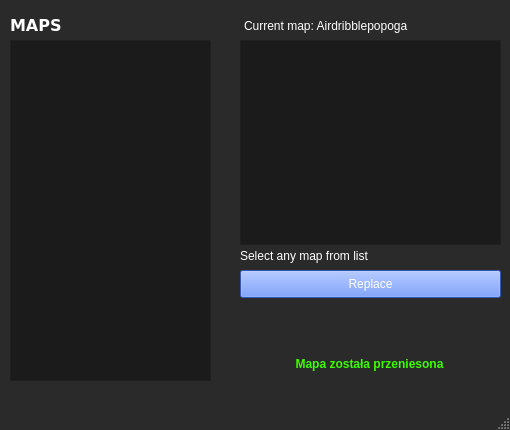
<?xml version="1.0" encoding="UTF-8"?>
<ui version="4.0">
 <class>MainWindow</class>
 <widget class="QMainWindow" name="MainWindow">
  <property name="geometry">
   <rect>
    <x>0</x>
    <y>0</y>
    <width>510</width>
    <height>430</height>
   </rect>
  </property>
  <property name="minimumSize">
   <size>
    <width>510</width>
    <height>430</height>
   </size>
  </property>
  <property name="maximumSize">
   <size>
    <width>510</width>
    <height>430</height>
   </size>
  </property>
  <property name="palette">
   <palette>
    <active>
     <colorrole role="WindowText">
      <brush brushstyle="SolidPattern">
       <color alpha="255">
        <red>255</red>
        <green>255</green>
        <blue>255</blue>
       </color>
      </brush>
     </colorrole>
     <colorrole role="Button">
      <brush brushstyle="SolidPattern">
       <color alpha="255">
        <red>42</red>
        <green>42</green>
        <blue>42</blue>
       </color>
      </brush>
     </colorrole>
     <colorrole role="Light">
      <brush brushstyle="SolidPattern">
       <color alpha="255">
        <red>63</red>
        <green>63</green>
        <blue>63</blue>
       </color>
      </brush>
     </colorrole>
     <colorrole role="Midlight">
      <brush brushstyle="SolidPattern">
       <color alpha="255">
        <red>52</red>
        <green>52</green>
        <blue>52</blue>
       </color>
      </brush>
     </colorrole>
     <colorrole role="Dark">
      <brush brushstyle="SolidPattern">
       <color alpha="255">
        <red>21</red>
        <green>21</green>
        <blue>21</blue>
       </color>
      </brush>
     </colorrole>
     <colorrole role="Mid">
      <brush brushstyle="SolidPattern">
       <color alpha="255">
        <red>28</red>
        <green>28</green>
        <blue>28</blue>
       </color>
      </brush>
     </colorrole>
     <colorrole role="Text">
      <brush brushstyle="SolidPattern">
       <color alpha="255">
        <red>255</red>
        <green>255</green>
        <blue>255</blue>
       </color>
      </brush>
     </colorrole>
     <colorrole role="BrightText">
      <brush brushstyle="SolidPattern">
       <color alpha="255">
        <red>255</red>
        <green>255</green>
        <blue>255</blue>
       </color>
      </brush>
     </colorrole>
     <colorrole role="ButtonText">
      <brush brushstyle="SolidPattern">
       <color alpha="255">
        <red>255</red>
        <green>255</green>
        <blue>255</blue>
       </color>
      </brush>
     </colorrole>
     <colorrole role="Base">
      <brush brushstyle="SolidPattern">
       <color alpha="255">
        <red>27</red>
        <green>27</green>
        <blue>27</blue>
       </color>
      </brush>
     </colorrole>
     <colorrole role="Window">
      <brush brushstyle="SolidPattern">
       <color alpha="255">
        <red>42</red>
        <green>42</green>
        <blue>42</blue>
       </color>
      </brush>
     </colorrole>
     <colorrole role="Shadow">
      <brush brushstyle="SolidPattern">
       <color alpha="255">
        <red>0</red>
        <green>0</green>
        <blue>0</blue>
       </color>
      </brush>
     </colorrole>
     <colorrole role="AlternateBase">
      <brush brushstyle="SolidPattern">
       <color alpha="255">
        <red>21</red>
        <green>21</green>
        <blue>21</blue>
       </color>
      </brush>
     </colorrole>
     <colorrole role="ToolTipBase">
      <brush brushstyle="SolidPattern">
       <color alpha="255">
        <red>255</red>
        <green>255</green>
        <blue>220</blue>
       </color>
      </brush>
     </colorrole>
     <colorrole role="ToolTipText">
      <brush brushstyle="SolidPattern">
       <color alpha="255">
        <red>0</red>
        <green>0</green>
        <blue>0</blue>
       </color>
      </brush>
     </colorrole>
    </active>
    <inactive>
     <colorrole role="WindowText">
      <brush brushstyle="SolidPattern">
       <color alpha="255">
        <red>255</red>
        <green>255</green>
        <blue>255</blue>
       </color>
      </brush>
     </colorrole>
     <colorrole role="Button">
      <brush brushstyle="SolidPattern">
       <color alpha="255">
        <red>42</red>
        <green>42</green>
        <blue>42</blue>
       </color>
      </brush>
     </colorrole>
     <colorrole role="Light">
      <brush brushstyle="SolidPattern">
       <color alpha="255">
        <red>63</red>
        <green>63</green>
        <blue>63</blue>
       </color>
      </brush>
     </colorrole>
     <colorrole role="Midlight">
      <brush brushstyle="SolidPattern">
       <color alpha="255">
        <red>52</red>
        <green>52</green>
        <blue>52</blue>
       </color>
      </brush>
     </colorrole>
     <colorrole role="Dark">
      <brush brushstyle="SolidPattern">
       <color alpha="255">
        <red>21</red>
        <green>21</green>
        <blue>21</blue>
       </color>
      </brush>
     </colorrole>
     <colorrole role="Mid">
      <brush brushstyle="SolidPattern">
       <color alpha="255">
        <red>28</red>
        <green>28</green>
        <blue>28</blue>
       </color>
      </brush>
     </colorrole>
     <colorrole role="Text">
      <brush brushstyle="SolidPattern">
       <color alpha="255">
        <red>255</red>
        <green>255</green>
        <blue>255</blue>
       </color>
      </brush>
     </colorrole>
     <colorrole role="BrightText">
      <brush brushstyle="SolidPattern">
       <color alpha="255">
        <red>255</red>
        <green>255</green>
        <blue>255</blue>
       </color>
      </brush>
     </colorrole>
     <colorrole role="ButtonText">
      <brush brushstyle="SolidPattern">
       <color alpha="255">
        <red>255</red>
        <green>255</green>
        <blue>255</blue>
       </color>
      </brush>
     </colorrole>
     <colorrole role="Base">
      <brush brushstyle="SolidPattern">
       <color alpha="255">
        <red>27</red>
        <green>27</green>
        <blue>27</blue>
       </color>
      </brush>
     </colorrole>
     <colorrole role="Window">
      <brush brushstyle="SolidPattern">
       <color alpha="255">
        <red>42</red>
        <green>42</green>
        <blue>42</blue>
       </color>
      </brush>
     </colorrole>
     <colorrole role="Shadow">
      <brush brushstyle="SolidPattern">
       <color alpha="255">
        <red>0</red>
        <green>0</green>
        <blue>0</blue>
       </color>
      </brush>
     </colorrole>
     <colorrole role="AlternateBase">
      <brush brushstyle="SolidPattern">
       <color alpha="255">
        <red>21</red>
        <green>21</green>
        <blue>21</blue>
       </color>
      </brush>
     </colorrole>
     <colorrole role="ToolTipBase">
      <brush brushstyle="SolidPattern">
       <color alpha="255">
        <red>255</red>
        <green>255</green>
        <blue>220</blue>
       </color>
      </brush>
     </colorrole>
     <colorrole role="ToolTipText">
      <brush brushstyle="SolidPattern">
       <color alpha="255">
        <red>0</red>
        <green>0</green>
        <blue>0</blue>
       </color>
      </brush>
     </colorrole>
    </inactive>
    <disabled>
     <colorrole role="WindowText">
      <brush brushstyle="SolidPattern">
       <color alpha="255">
        <red>21</red>
        <green>21</green>
        <blue>21</blue>
       </color>
      </brush>
     </colorrole>
     <colorrole role="Button">
      <brush brushstyle="SolidPattern">
       <color alpha="255">
        <red>42</red>
        <green>42</green>
        <blue>42</blue>
       </color>
      </brush>
     </colorrole>
     <colorrole role="Light">
      <brush brushstyle="SolidPattern">
       <color alpha="255">
        <red>63</red>
        <green>63</green>
        <blue>63</blue>
       </color>
      </brush>
     </colorrole>
     <colorrole role="Midlight">
      <brush brushstyle="SolidPattern">
       <color alpha="255">
        <red>52</red>
        <green>52</green>
        <blue>52</blue>
       </color>
      </brush>
     </colorrole>
     <colorrole role="Dark">
      <brush brushstyle="SolidPattern">
       <color alpha="255">
        <red>21</red>
        <green>21</green>
        <blue>21</blue>
       </color>
      </brush>
     </colorrole>
     <colorrole role="Mid">
      <brush brushstyle="SolidPattern">
       <color alpha="255">
        <red>28</red>
        <green>28</green>
        <blue>28</blue>
       </color>
      </brush>
     </colorrole>
     <colorrole role="Text">
      <brush brushstyle="SolidPattern">
       <color alpha="255">
        <red>21</red>
        <green>21</green>
        <blue>21</blue>
       </color>
      </brush>
     </colorrole>
     <colorrole role="BrightText">
      <brush brushstyle="SolidPattern">
       <color alpha="255">
        <red>255</red>
        <green>255</green>
        <blue>255</blue>
       </color>
      </brush>
     </colorrole>
     <colorrole role="ButtonText">
      <brush brushstyle="SolidPattern">
       <color alpha="255">
        <red>21</red>
        <green>21</green>
        <blue>21</blue>
       </color>
      </brush>
     </colorrole>
     <colorrole role="Base">
      <brush brushstyle="SolidPattern">
       <color alpha="255">
        <red>42</red>
        <green>42</green>
        <blue>42</blue>
       </color>
      </brush>
     </colorrole>
     <colorrole role="Window">
      <brush brushstyle="SolidPattern">
       <color alpha="255">
        <red>42</red>
        <green>42</green>
        <blue>42</blue>
       </color>
      </brush>
     </colorrole>
     <colorrole role="Shadow">
      <brush brushstyle="SolidPattern">
       <color alpha="255">
        <red>0</red>
        <green>0</green>
        <blue>0</blue>
       </color>
      </brush>
     </colorrole>
     <colorrole role="AlternateBase">
      <brush brushstyle="SolidPattern">
       <color alpha="255">
        <red>42</red>
        <green>42</green>
        <blue>42</blue>
       </color>
      </brush>
     </colorrole>
     <colorrole role="ToolTipBase">
      <brush brushstyle="SolidPattern">
       <color alpha="255">
        <red>255</red>
        <green>255</green>
        <blue>220</blue>
       </color>
      </brush>
     </colorrole>
     <colorrole role="ToolTipText">
      <brush brushstyle="SolidPattern">
       <color alpha="255">
        <red>0</red>
        <green>0</green>
        <blue>0</blue>
       </color>
      </brush>
     </colorrole>
    </disabled>
   </palette>
  </property>
  <property name="windowTitle">
   <string>Rocket League map changer</string>
  </property>
  <widget class="QWidget" name="centralwidget">
   <widget class="QListWidget" name="map_list">
    <property name="geometry">
     <rect>
      <x>10</x>
      <y>40</y>
      <width>201</width>
      <height>341</height>
     </rect>
    </property>
   </widget>
   <widget class="QLabel" name="label">
    <property name="geometry">
     <rect>
      <x>10</x>
      <y>10</y>
      <width>201</width>
      <height>31</height>
     </rect>
    </property>
    <property name="font">
     <font>
      <family>Verdana</family>
      <pointsize>12</pointsize>
      <weight>75</weight>
      <bold>true</bold>
     </font>
    </property>
    <property name="text">
     <string>MAPS</string>
    </property>
   </widget>
   <widget class="QPushButton" name="btn_change">
    <property name="geometry">
     <rect>
      <x>240</x>
      <y>270</y>
      <width>261</width>
      <height>28</height>
     </rect>
    </property>
    <property name="styleSheet">
     <string notr="true">background-color: rgb(71, 122, 255);
color: white;</string>
    </property>
    <property name="text">
     <string>Replace</string>
    </property>
   </widget>
   <widget class="QGraphicsView" name="img_preview">
    <property name="geometry">
     <rect>
      <x>240</x>
      <y>40</y>
      <width>261</width>
      <height>205</height>
     </rect>
    </property>
   </widget>
   <widget class="QLabel" name="txt_name">
    <property name="geometry">
     <rect>
      <x>240</x>
      <y>240</y>
      <width>261</width>
      <height>31</height>
     </rect>
    </property>
    <property name="text">
     <string>Select any map from list</string>
    </property>
   </widget>
   <widget class="QLabel" name="status">
    <property name="geometry">
     <rect>
      <x>244</x>
      <y>300</y>
      <width>251</width>
      <height>71</height>
     </rect>
    </property>
    <property name="sizePolicy">
     <sizepolicy hsizetype="Preferred" vsizetype="Preferred">
      <horstretch>0</horstretch>
      <verstretch>0</verstretch>
     </sizepolicy>
    </property>
    <property name="font">
     <font>
      <weight>75</weight>
      <bold>true</bold>
      <underline>false</underline>
     </font>
    </property>
    <property name="layoutDirection">
     <enum>Qt::LeftToRight</enum>
    </property>
    <property name="styleSheet">
     <string notr="true">color: rgb(59, 255, 0);</string>
    </property>
    <property name="text">
     <string>Mapa została przeniesona</string>
    </property>
    <property name="textFormat">
     <enum>Qt::AutoText</enum>
    </property>
    <property name="alignment">
     <set>Qt::AlignBottom|Qt::AlignHCenter</set>
    </property>
    <property name="wordWrap">
     <bool>true</bool>
    </property>
   </widget>
   <widget class="QLabel" name="txt_currentMap">
    <property name="geometry">
     <rect>
      <x>244</x>
      <y>16</y>
      <width>251</width>
      <height>20</height>
     </rect>
    </property>
    <property name="text">
     <string>Current map: Airdribblepopoga</string>
    </property>
   </widget>
  </widget>
  <widget class="QMenuBar" name="menubar">
   <property name="geometry">
    <rect>
     <x>0</x>
     <y>0</y>
     <width>510</width>
     <height>26</height>
    </rect>
   </property>
  </widget>
  <widget class="QStatusBar" name="statusbar"/>
 </widget>
 <resources/>
 <connections/>
</ui>
